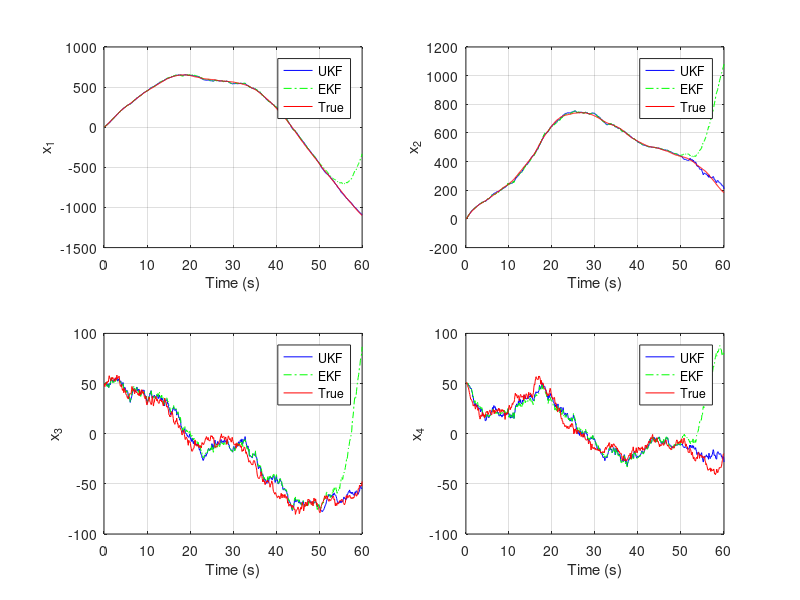

MATLAB code to generate this figure:
%--- UKfNav2D.m ---%
% Unscented Kalman Filter for 2D navigation
%------------------%
clear all
randn('state',123)
%% Parameters
dT = 0.1; % Time step
N  = 600; % Number of time steps for filter
xyA = [0 20]; % Station A coordinates
xyB = [20 0]; % Station B coordinates
% Step 1: Define UT Scaling parameters and weight vectors
n     = 4; % Dimension of state vector
alpha = 1; % Primary scaling parameter
beta  = 2; % Secondary scaling parameter (Gaussian assumption)
kappa = 0; % Tertiary scaling parameter
lambda = alpha^2*(n+kappa) - n;
wm = ones(2*n + 1,1)*1/(2*(n+lambda));
wc = wm;
wm(1) = lambda/(lambda+n);
wc(1) = lambda/(lambda+1) + 1 - alpha^2 + beta;
% Step 2: Define noise
Q = diag([0 0 4 4]); % Process
R = diag([1 1]);     % Measurement
% Step 3: Initialize state and covariance
x = zeros(4, N); % Initialize size of state estimate for all k
x(:,1) = [0; 0; 50; 50]; % Set initial state estimate
P0 = eye(4,4); % Set initial error covariance
% Simulate true state trajectory, measurement vector
w = sqrt(Q)*randn(4, N); % Generate random process noise from Q
v = sqrt(R)*randn(2, N); % Generate random measurement noise from R
xt = zeros(4, N); % Initialize size of true state for all k
xt(:,1)=[0; 0; 50; 50]+sqrt(P0)*randn(4,1); %Set true initial state
yt = zeros(2, N); % Initialize size of output vector for all k
M = [1 0 dT 0; 0 1 0 dT; 0 0 1 0; 0 0 0 1]; % Dynamics
for k = 2:N
  xt(:,k) = M*xt(:,k-1) + w(:,k-1);
  yt(:,k) = [sqrt((xt(1,k)-xyA(1))^2 + (xt(2,k)-xyA(2))^2); ...
  sqrt((xt(1,k)-xyB(1))^2 + (xt(2,k)-xyB(2))^2)] + v(:,k);
end
%% Initialize and run EKF for comparison
xe = zeros(4,N);
xe(:,1) = x(:,1);
P = P0;
M = [1 0 dT 0; 0 1 0 dT; 0 0 1 0; 0 0 0 1]; % Linear prediction
for k = 2:N
  % Prediction
  x_m = M*xe(:,k-1);
  P_m = M*P*M' + Q;
  % Observation
  dA = sqrt((x_m(1)-xyA(1)).^2 + (x_m(2)-xyA(2)).^2);
  dB = sqrt((x_m(1)-xyB(1)).^2 + (x_m(2)-xyB(2)).^2);
  y_m = [dA ; dB];
  H = [(x_m(1)-xyA(1))/dA, ...
  (x_m(2)-xyA(2))/dA, 0, 0; ...
  (x_m(1)-xyB(1))/dB, ...
  (x_m(2)-xyA(2))/dB, 0, 0];
  % Measurement Update
  K = P_m*H'/(H*P_m*H' + R); % Calculate Kalman gain
  xe(:,k) = x_m + K*(yt(:,k) - y_m); % Update state estimate
  P = (eye(4)-K*H)*P_m; % Update covariance estimate
end
%% Execute Unscented Kalman Filter
P = P0; % Set first value of P to the initial P0
for k = 2:N
  % Step 1: Generate the sigma-points
  sP = chol(P,'lower'); % Calculate square root of error covariance
  % chi_p = "chi previous" = chi(k-1)
  chi_p = [x(:,k-1), x(:,k-1)*ones(1,n)+sqrt(n+lambda)*sP, ...
  x(:,k-1)*ones(1,n)-sqrt(n+lambda)*sP];
  % Step 2: Prediction Transformation
  % Propagate each sigma-point through prediction
  % chi_m = "chi minus" = chi(k|k-1)
  chi_m = [1 0 dT 0; 0 1 0 dT; 0 0 1 0; 0 0 0 1]*chi_p;
  x_m = chi_m*wm; % Calculate mean of predicted state
  % Calculate covariance of predicted state
  P_m = Q;
  for i = 1:2*n+1
    P_m = P_m + wc(i)*(chi_m(:,i) - x_m)*(chi_m(:,i) - x_m)';
  end
  % Step 3: Observation Transformation
  % Propagate each sigma-point through observation
  psi_m = [sqrt((chi_m(1,:)-xyA(1)).^2 + (chi_m(2,:)-xyA(2)).^2); ...
  sqrt((chi_m(1,:)-xyB(1)).^2 + (chi_m(2,:)-xyB(2)).^2)];
  y_m = psi_m*wm; % Calculate mean of predicted output
  % Calculate covariance of predicted output
  % and cross-covariance between state and output
  Pyy = R;
  Pxy = zeros(n,2);
  for i = 1:2*n+1
    Pyy = Pyy + wc(i)*(psi_m(:,i) - y_m)*(psi_m(:,i) - y_m)';
    Pxy = Pxy + wc(i)*(chi_m(:,i) - x_m)*(psi_m(:,i) - y_m)';
  end
  % Step 4: Measurement Update
  K = Pxy/Pyy; % Calculate Kalman gain
  x(:,k) = x_m + K*(yt(:,k) - y_m); % Update state estimate
  P = P_m - K*Pyy*K'; % Update covariance estimate
end
%% Display results
t = dT*(1:N);
for i = 1:4
  subplot(2,2,i); plot(t,x(i,:),'b-',t,xe(i,:),'g-.',t,xt(i,:),'r-');
  xlabel('Time (s)'); ylabel(['x_',num2str(i)]); grid on; 
  legend('UKF','EKF','True');
end